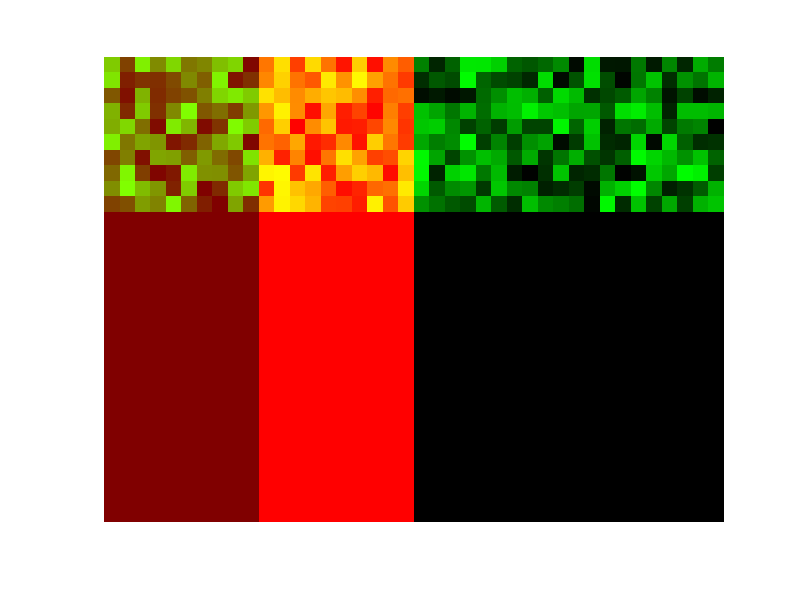

MATLAB code to generate this figure: (Note: this script raises an error after producing the figure.)

%=== 3-CHANNEL OG_IMG INPUT [RED,GREEN]
og_img=zeros(30,40,3); %initialize
 og_img(:,1:10,1)=0.5;   %Red (dark red)
 og_img(:,11:20,1)=1;   %Red (maximum value)
 og_img(1:10,:,2)=rand(10,40);  %Green
 figure, imshow(og_img)


 %=== 3-CHANNEL OG_IMG INPUT [RED,GREEN]
og_img=zeros(30,40,3); %initialize
 og_img(:,1:10,1)=120;   %Red (dark red)
 og_img(:,11:20,1)=255;   %Red (maximum value)
 og_img(1:10,:,2)=randi();  %Green
 figure, imshow(og_img)

%=== 3-CHANNEL, SIMPLE OG_IMG INPUT
og_img=zeros(20,10,3); %initialize

og_img(:,1:5,1) = 120;   %Red (dark red)

og_img(:,6:10,1) = 255;   %Red (maximum value)

og_img(1:10,:,2)= 200;  %Green



 
 encrypted_img = encrypt_my_img(og_img, key);


